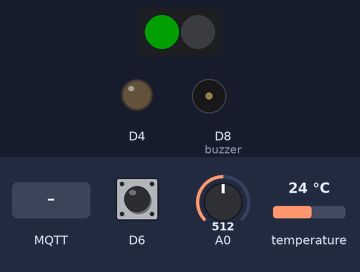
Bench run of a sketch on a simulated ESP8266 (NodeMCU). On the bench: 2 RGB LEDs in strip order, left to right, output pins drawn as LEDs (lit = HIGH), buzzer (waves = sounding). The test bench sets the inputs (shaded band); at power-on: D6 HIGH, A0 = 512, temperature 24 °C. Dim RGB values are drawn brighter than linear; WiFi joins after 1.5 s; servers stay silent unless stated; random numbers use the default seed unless the sketch sets one; no MQTT or app messages arrive unless stated; what the sketch prints to the serial monitor is not drawn.

Above: at 2.7 s.
2.8 s: MQTT message "0" arrives on the second subscribed topic
At 3.4 s:
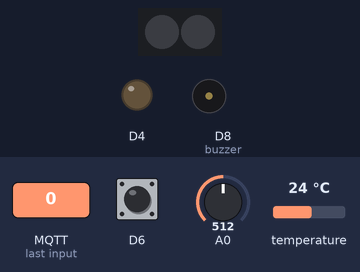
4.3 s: MQTT message "5" arrives on the first subscribed topic
At 4.7 s:
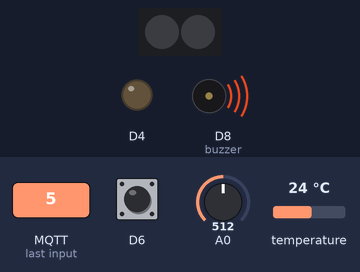
Timing chart, 0 to 7.3 s (numbered marks = the images above; inputs shaded):
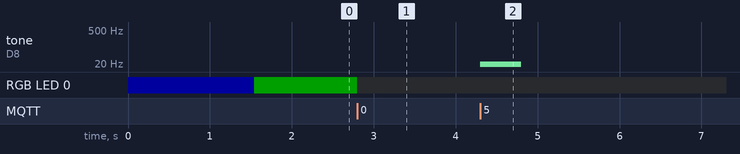

The sketch:

mqttBaseIORT_2023B.ino
```cpp
String myName="Nove";

#include "_led.h"
#include "_wifi.h"
#include "_mqtt.h"
#include "_ds18b20.h"

int SENSOR_TIME=5000;

void setup() {
  pinMode(BUILTIN_LED, OUTPUT);     // Initialize the BUILTIN_LED pin as an output
  pinMode(D6, INPUT_PULLUP);
  pinMode(D8, OUTPUT); //buzzer

  strip.Begin();
  setLed0(0, 0, 32);

  Serial.begin(115200);
  setup_wifi();

  setLed0(0, 32, 0);

  randomSeed(micros());
  mqttClient.setServer(mqtt_server, 1883);
  mqttClient.setCallback(mqttReceive);

  setup_ds18b20();

}

void loop() {
  if (!mqttClient.connected()) {
    reconnect();
  }
  mqttClient.loop();

  unsigned long now = millis();
  if (now - lastMsg > SENSOR_TIME) {
    lastMsg = now;
    int light = analogRead(A0);

    DynamicJsonDocument doc(1024);
    doc["light"] = light;
    doc["temperature"] = getTemp();
    //doc["name"] = myName;

    String mqttPayload = "";
    serializeJson(doc, mqttPayload);

    Serial.println("Publish message: " + mqttTopicPubish_sensor + " " + mqttPayload);
    mqttClient.publish(mqttTopicPubish_sensor.c_str(), mqttPayload.c_str());
  }

  if (digitalRead(D6) == 0) {
    Serial.println("Publish message: " + mqttTopicPubish_button);
    mqttClient.publish(mqttTopicPubish_button.c_str(), "");
    delay(200);
  }

}
```

_ds18b20.h
```cpp
#include <OneWire.h>
#include <DallasTemperature.h>

OneWire oneWire(D3);
DallasTemperature temp(&oneWire);

DeviceAddress insideThermometer;

void setup_ds18b20() {
  temp.begin();
  if (!temp.getAddress(insideThermometer, 0)) Serial.println("Unable to find address for Device 0");
  temp.setResolution(insideThermometer, 12);
}

float getTemp() {
  temp.requestTemperatures();
  float tempC = temp.getTempCByIndex(0);

  if (tempC == DEVICE_DISCONNECTED_C) {
    tempC = -999;
  }
  return (tempC);
}
```

_led.h
```cpp
#include <NeoPixelBus.h>

NeoPixelBus<NeoRgbFeature, NeoEsp8266BitBang800KbpsMethod> strip(2, D5);

void setLed0( int r, int g, int b) {
  strip.SetPixelColor(0, RgbColor(r, g , b));
  strip.Show();
}

void setLed1( int r, int g, int b) {
  strip.SetPixelColor(1, RgbColor(r, g , b));
  strip.Show();
}
```

_mqtt.h
```cpp
#include <PubSubClient.h>
#include <ArduinoJson.h>

const char* mqtt_server = "172.16.206.85";

const char* mqtt_user = "mosquitto";
const char* mqtt_password = "dietpi";

String thingId = "DMO_" + String(WiFi.macAddress().c_str());

//String mqttTopicSubscibe_buzzer = "iort2023/" + thingId + "/buzzer";
//String mqttTopicSubscibe_led = "iort2023/" + thingId + "/led";
String mqttTopicSubscibe_buzzer_name = "iort2023/" + myName + "/buzzer";
String mqttTopicSubscibe_led_name = "iort2023/" + myName + "/led";


String mqttTopicPubish_sensor = "iort2023/" + myName + "/sensor";
String mqttTopicPubish_button = "iort2023/" + myName + "/button";

WiFiClient espClient;
PubSubClient mqttClient(espClient);
unsigned long lastMsg = 0;


void mqttReceive(char* topic, byte* payload, unsigned int length) {
  payload[length] = 0;
  String Payload = String((char*)payload);
  String Topic = String(topic);

  Serial.println("Message arrived " + Topic + " " + Payload );

  //iort2023/marco/buzzer
  // 1000

  if (Topic == mqttTopicSubscibe_buzzer_name) {
    int freq = Payload.toInt();
    tone(D8, freq, 500);
  }

  //iort2023/marco/led
  // { "r":0, "g":64, "b":128}

  if (Topic == mqttTopicSubscibe_led_name) {
    DynamicJsonDocument doc(1024);
    deserializeJson(doc, Payload);

    int r = doc["r"];
    int g = doc["g"];
    int b = doc["b"];

    //    Serial.println(r);
    //    Serial.println(g);
    //    Serial.println(b);

    setLed0(r, g, b);
  }


}


void reconnect() {
  // Loop until we're reconnected
  while (!mqttClient.connected()) {
    Serial.print("Attempting MQTT connection...");
    // Create a random client ID
    String clientId = "ESP8266Client-";
    clientId += String(random(0xffff), HEX);
    // Attempt to connect
    if (mqttClient.connect(clientId.c_str(), mqtt_user, mqtt_password)) {
      Serial.println("connected");
      // ... and resubscribe
//      mqttClient.subscribe(mqttTopicSubscibe_buzzer.c_str());
//      mqttClient.subscribe(mqttTopicSubscibe_led.c_str());
      mqttClient.subscribe(mqttTopicSubscibe_buzzer_name.c_str());
      mqttClient.subscribe(mqttTopicSubscibe_led_name.c_str());

    } else {
      Serial.print("failed, rc=");
      Serial.print(mqttClient.state());
      Serial.println(" try again in 5 seconds");
      // Wait 5 seconds before retrying
      delay(5000);
    }
  }
}
```

_wifi.h
```cpp
#include <ESP8266WiFi.h>

const char* ssid = "Siam-ReteAule";
const char* password = "Khimeya2018";


void setup_wifi() {

  delay(10);
  // We start by connecting to a WiFi network
  Serial.print("\nConnecting to "+String(ssid));

  WiFi.mode(WIFI_STA);
  WiFi.begin(ssid, password);

  while (WiFi.status() != WL_CONNECTED) {
    delay(500);
    Serial.print(".");
  }

  Serial.println("\nWiFi connected\nIP address: ");
  Serial.println(WiFi.localIP());
}
```

Measured:
- after the input at 2.8 s, RGB LED 0: RGB(0, 32, 0) → off at once
- after the input at 4.3 s, tone on D8 (buzzer): silent → 5 Hz at once, → silent 0.50 s later
